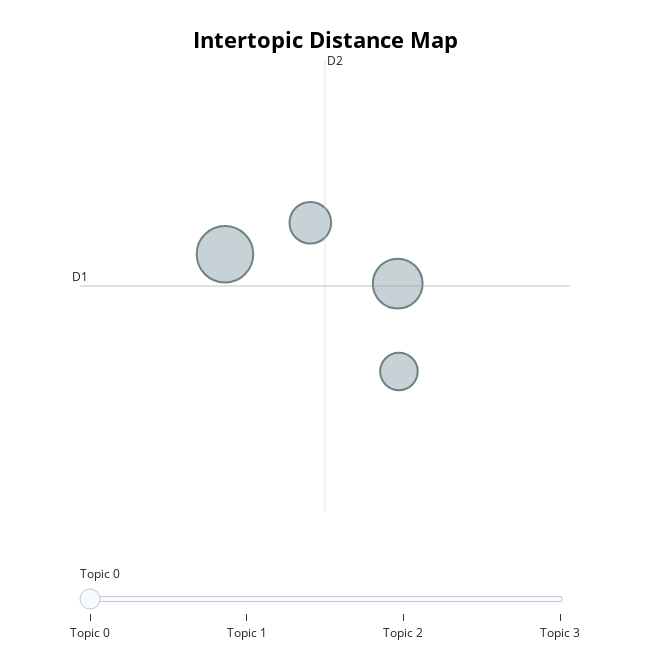

This figure's notebook cell:
### Markdown cell above
將主題模型訓練結果做視覺化呈現

### Code cell
zh_topic_model.visualize_topics()

### Figure 1 — Plotly figure (JSON) as saved in the notebook; plotly's stock layout.template omitted (floating-point values rounded to 4 significant figures)
{"data": [{"customdata": [[0, "引擎 | 系統 | 動力 | 設計 | 駕駛", 18540], [1, "分享 | 保養 | 店家 | 車友 | 業務", 14367], [2, "推出 | 賽車 | 市場 | 賽道 | 車款", 10056], [3, "時間 | 價格 | 實在 | 不錯 | 值得", 8157]], "hovertemplate": "<b>Topic %{customdata[0]}</b><br>%{customdata[1]}<br>Size: %{customdata[2]}", "legendgroup": "", "marker": {"color": "#B0BEC5", "line": {"color": "DarkSlateGrey", "width": 2}, "size": [18540, 14367, 10056, 8157], "sizemode": "area", "sizeref": 11.59, "symbol": "circle"}, "mode": "markers", "name": "", "orientation": "v", "showlegend": false, "type": "scatter", "x": [9.626, 11.35, 10.48, 11.36], "xaxis": "x", "y": [8.931, 8.683, 9.198, 7.937], "yaxis": "y"}], "layout": {"annotations": [{"showarrow": false, "text": "D1", "x": 8.182, "y": 8.662, "yshift": 10}, {"showarrow": false, "text": "D2", "x": 10.62, "xshift": 10, "y": 10.58}], "height": 650, "hoverlabel": {"bgcolor": "white", "font": {"family": "Rockwell", "size": 16}}, "legend": {"itemsizing": "constant", "tracegroupgap": 0}, "margin": {"t": 60}, "shapes": [{"line": {"color": "#CFD8DC", "width": 2}, "type": "line", "x0": 10.62, "x1": 10.62, "y0": 6.746, "y1": 10.58}, {"line": {"color": "#9E9E9E", "width": 2}, "type": "line", "x0": 8.182, "x1": 13.06, "y0": 8.662, "y1": 8.662}], "sliders": [{"active": 0, "pad": {"t": 50}, "steps": [{"args": [{"marker.color": [["red", "#B0BEC5", "#B0BEC5", "#B0BEC5"]]}], "label": "Topic 0", "method": "update"}, {"args": [{"marker.color": [["#B0BEC5", "red", "#B0BEC5", "#B0BEC5"]]}], "label": "Topic 1", "method": "update"}, {"args": [{"marker.color": [["#B0BEC5", "#B0BEC5", "red", "#B0BEC5"]]}], "label": "Topic 2", "method": "update"}, {"args": [{"marker.color": [["#B0BEC5", "#B0BEC5", "#B0BEC5", "red"]]}], "label": "Topic 3", "method": "update"}]}], "title": {"font": {"color": "Black", "size": 22}, "text": "<b>Intertopic Distance Map</b>", "x": 0.5, "xanchor": "center", "y": 0.95, "yanchor": "top"}, "width": 650, "xaxis": {"anchor": "y", "domain": [0, 1], "range": [8.182, 13.06], "title": {"text": ""}, "visible": false}, "yaxis": {"anchor": "x", "domain": [0, 1], "range": [6.746, 10.58], "title": {"text": ""}, "visible": false}}}
